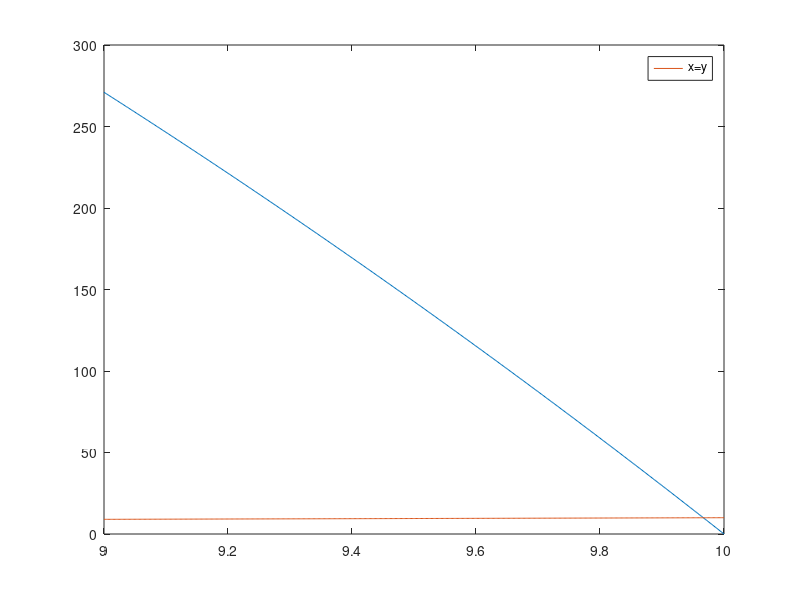
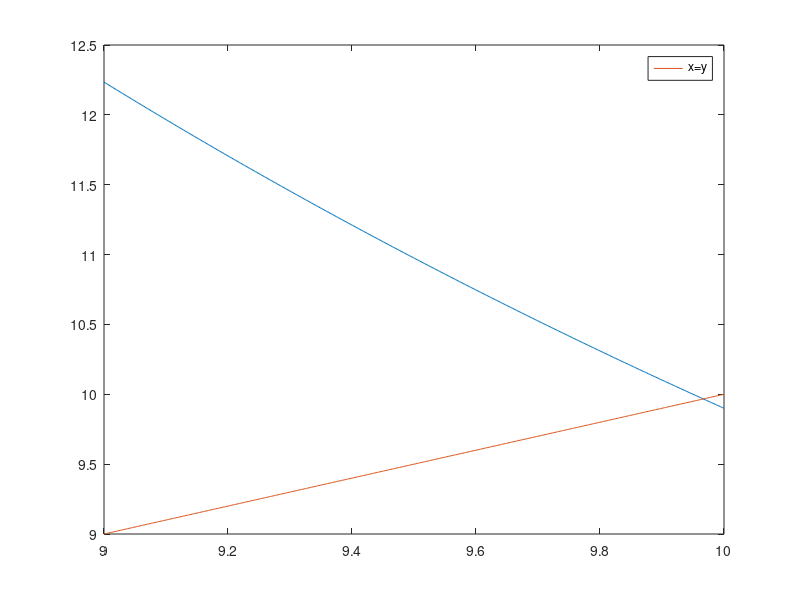
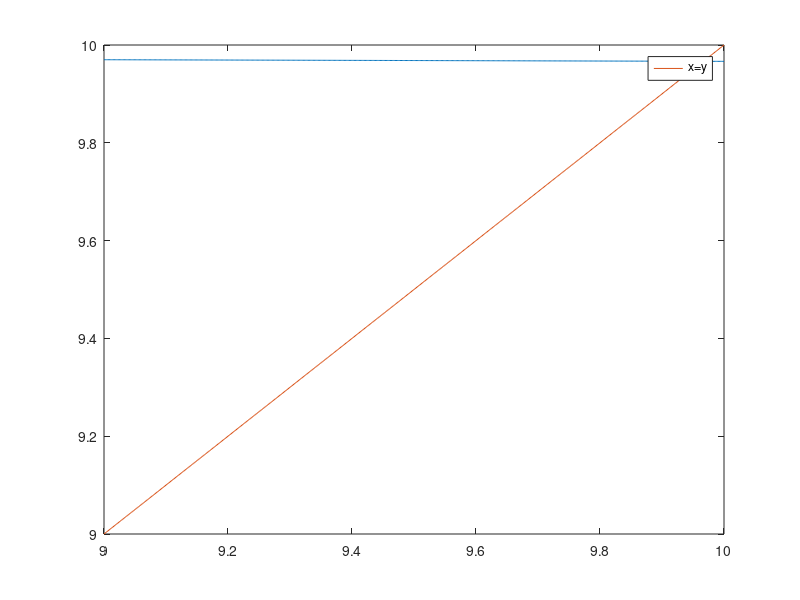

The MATLAB source for these figures, in order: (Note: this script raises an error after producing the figures.)
addpath('../Biblioteca')
clc;
clear all;
close all

output_precision(16)

f=@(x) x.^3+x-1000;
fa=@(x) -x.^3+1000;
fb=@(x) (1000-x)./(x.^2);
fc=@(x) (1000-x).^(1/3);

disp('Ejercicio 1. Punto fijo')
disp('Representaciones')
y = linspace(9,10,500);

figure(1)
plot(y,fa(y),y,y,';x=y;');
#ylim([9,10])
set(1,"position", [100, 206, 560, 420]);
hold on

figure(2)
plot(y,fb(y),y,y,';x=y;');
#ylim([9,10])
set(2,"position", [660, 206, 560, 420]);
hold on

figure(3)
plot(y,fc(y),y,y,';x=y;');
#ylim([9,10])
set(3,"position", [1220, 206, 560, 420]);
hold on
# A simple vista se puede observar que la opción fc convergerá más rápido
# por ejemplo probar con la calculadora a poner "9" "=" expresión sustituyendo
# xn por "ANS". Visualmente se ve que en el caso fa y fb son repulsores y
# fc es un atractor.
# Otra forma de hacerlo es derivar y dibujar la función de la derivada.
# Entonces se puede ver que |f|>1 en a y b => a y b son repulsores
# NOTA: para comentar ctrl+R, para descomentar ctrl+shift+R

##dfa=@(x) -3*x.^2;
##dfb=@(x) ((-x.^2)-((1000-x).*(2*x)))./(x.^4);
##dfc=@(x) -(1./(3*(1000-x).^(2/3)));
##figure(4)
##plot(y,abs(dfa(y)));
##hold on
##
##figure(5)
##plot(y,abs(dfb(y)));
##hold on
##
##figure(6)
##plot(y,abs(dfc(y)));
##hold on
##set(4,"position", [100, 206, 560, 420]);
##set(5,"position", [660, 206, 560, 420]);
##set(6,"position", [1220, 206, 560, 420]);


# Empezamos con el 9 porque es uno de los números más lejanos del intervalo.
disp('Iteraciones')
tolerancia=10^(-14);
x0=9;     # Con x0=10, tardará todavía menos.
[aprox,faprox,npasos]=puntofijo(fc,x0,tolerancia,50,1)
# Se han necesitado 7 iteraciiones

rmpath('../Biblioteca');
